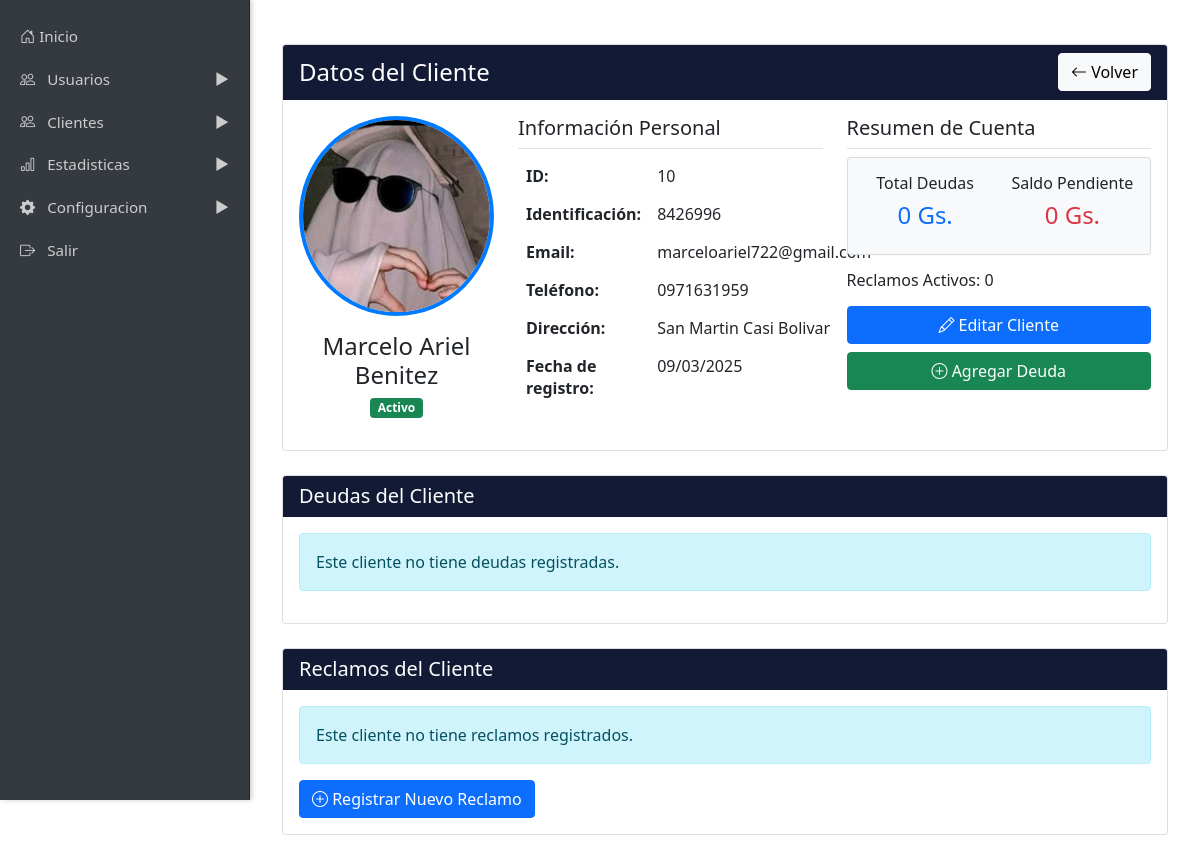
The page /admin/sidebar/clientes/cliente_datos.php?id=10 on the database its author committed.
### tables this page shows
CREATE TABLE `clientes` (
  `id` int NOT NULL,
  `usuario_id` int NOT NULL,
  `nombre` varchar(200) NOT NULL,
  `identificacion` varchar(20) DEFAULT NULL,
  `direccion` text,
  `telefono` varchar(20) DEFAULT NULL,
  `email` varchar(100) DEFAULT NULL,
  `created_at` timestamp NULL DEFAULT CURRENT_TIMESTAMP,
  `imagen` varchar(255) NOT NULL DEFAULT 'default.png'
);

### admin/sidebar/clientes/cliente_datos.php (the view, shortened to what the rows shown need)
<?php include 'inc/sidebar.php'; ?>
<?php
require_once 'inc/cnx.php';
$cliente_id = $_GET['id'];
$query = "SELECT c.*, u.email as usuario_email, u.activo
          FROM clientes c
          JOIN usuarios u ON c.usuario_id = u.id
          WHERE c.id = ?";
$stmt = $conn->prepare($query);
$stmt->bind_param("i", $cliente_id);
$stmt->execute();
$result = $stmt->get_result();
$cliente = $result->fetch_assoc();
?>
<div class="content-wrapper">
    <div class="container mt-4">
        <div class="row">
            <div class="col-md-12 mb-4">
                <div class="card">
                    <div class="card-body">
                        <div class="row">
                            <div class="col-md-3 text-center">
                                <?php if(!empty($cliente['imagen']) && $cliente['imagen'] != 'default.png'): ?>
                                    <img src="/sistemacobranzas/uploads/profiles/<?php echo $cliente['imagen']; ?>"
                                         alt="Perfil"
                                         class="img-fluid rounded-circle profile-image-large mb-3"
                                         style="width: 200px; height: 200px; object-fit: cover; border: 4px solid #007bff;">
                                <?php endif; ?>
                                <h4><?php echo htmlspecialchars($cliente['nombre']); ?></h4>
                                <p class="text-muted">
                                    <span class="badge <?php echo $cliente['activo'] ? 'bg-success' : 'bg-danger'; ?>">
                                    </span>
                                </p>
                            </div>
                            <div class="col-md-9">
                                <div class="row">
                                    <div class="col-md-6">
                                        <table class="table table-borderless">
                                            <tr>
                                                <th>ID:</th>
                                                <td><?php echo $cliente['id']; ?></td>
                                            </tr>
                                            <tr>
                                                <th>Identificación:</th>
                                                <td><?php echo htmlspecialchars($cliente['identificacion']); ?></td>
                                            </tr>
                                            <tr>
                                                <th>Email:</th>
                                                <td><?php echo htmlspecialchars($cliente['email']); ?></td>
                                            </tr>
                                            <tr>
                                                <th>Teléfono:</th>
                                                <td><?php echo htmlspecialchars($cliente['telefono']); ?></td>
                                            </tr>
                                            <tr>
                                                <th>Dirección:</th>
                                                <td><?php echo htmlspecialchars($cliente['direccion']); ?></td>
                                            </tr>
                                            <tr>
                                                <th>Fecha de registro:</th>
                                                <td><?php echo date('d/m/Y', strtotime($cliente['created_at'])); ?></td>
                                            </tr>
                                        </table>
                                    </div>
                                </div>
                            </div>
                        </div>
                    </div>
                </div>
            </div>
        </div>
    </div>
</div>
</body>
</html>

### rows shown on the page
clientes: imagen (picture), nombre "Marcelo Ariel Benitez", id "10", identificacion "8426996", email "marceloariel722@gmail.com", telefono "0971631959", direccion "San Martin Casi Bolivar", created_at "09/03/2025"

### other values the page prints
$total_deudas "0"
$total_pendiente "0"
$result_reclamos->num_rows "0"
